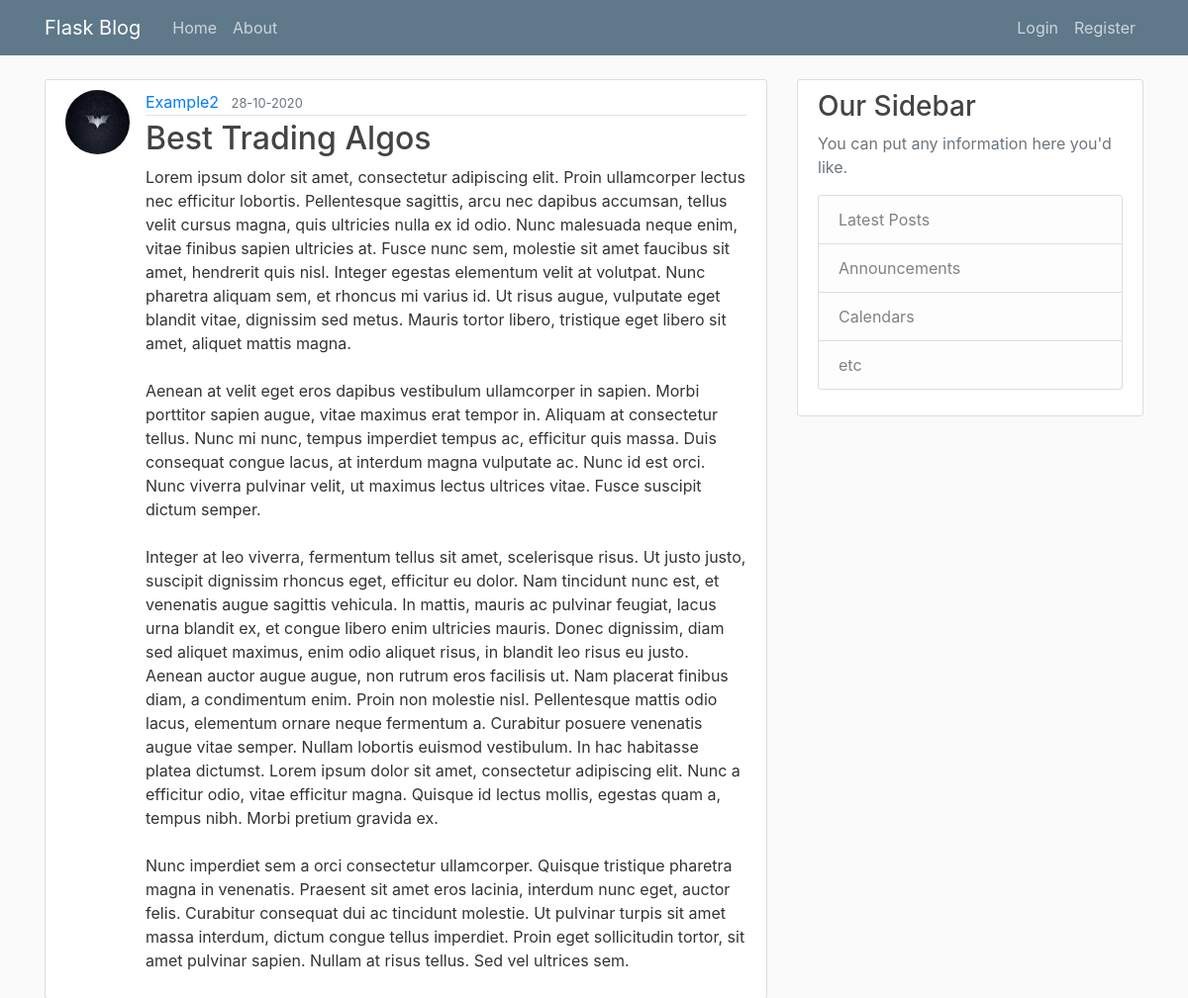
The page /post/12 on the database its author committed.
### flaskblog/models.py (models this page shows, shortened)
class User(db.Model,UserMixin):
	id=db.Column(db.Integer,primary_key=True)
	username=db.Column(db.String(20),unique=True,nullable=False)
	email=db.Column(db.String(120),unique=True,nullable=False)
	image_file=db.Column(db.String(20),nullable=False,default='default.jpg')
	password=db.Column(db.String(60),nullable=False)
	posts=db.relationship('Post',backref='author',lazy='dynamic')

class Post(db.Model):
	id=db.Column(db.Integer,primary_key=True)
	title=db.Column(db.String(100),nullable=False)
	date_posted=db.Column(db.DateTime,nullable=False,default=datetime.utcnow)
	content=db.Column(db.Text,nullable=False)
	user_id=db.Column(db.Integer,db.ForeignKey('user.id'),nullable=False)

### flaskblog/posts/routes.py (the view)
@posts.route('/post/<int:post_id>')
def post(post_id):
	post=Post.query.get_or_404(post_id)
	return render_template('post.html',title=post.title,post=post)

### flaskblog/templates/post.html (shortened to what this page needs)
{%extends 'layout.html'%}
{%block content%}
	<article class="media content-section">
		<img  class='rounded-circle article-img' src="{{url_for('static',filename='profile_pics/'+post.author.image_file)}}">
  <div class="media-body">
    <div class="article-metadata">
      <a class="mr-2" href="{{url_for('users.user_posts',username=post.author.username)}}">{{ post.author.username }}</a>
      <small class="text-muted">{{ post.date_posted.strftime('%d-%m-%Y') }}</small>
    </div>
    <h2 class='article-title'>{{ post.title }}</a></h2>
    <p class="article-content">{{ post.content }}</p>
  </div>
</article>
{%endblock content%}

### flaskblog/static/main.css (style rules this page uses)
body { background: #fafafa; color: #333333; margin-top: 5rem; }
h1, h2, h3, h4, h5, h6 { color: #444444; }
.content-section { background: #ffffff; padding: 10px 20px; border: 1px solid #dddddd; border-radius: 3px; margin-bottom: 20px; }
.article-title { color: #444444; }
.article-content { white-space: pre-line; }
.article-img { height: 65px; width: 65px; margin-right: 16px; }
.article-metadata { padding-bottom: 1px; margin-bottom: 4px; border-bottom: 1px solid #e3e3e3 }

### rows shown on the page
User: image_file (picture), author.username "Example2"
Post: date_posted "28-10-2020", title "Best Trading Algos", content "Lorem ipsum dolor sit amet, consectetur adipiscing elit. Proin ullamcorper lectus nec efficitur lobortis. Pellentesque sagittis, arcu nec dapibus accumsan, tellus velit cursus magna, quis ultricies nulla ex id odio. Nunc malesuada neque enim, vitae finibus sapien ultricies at. Fusce nunc sem, molestie sit amet faucibus sit amet, hendrerit quis nisl. Integer egestas elementum velit at volutpat. Nunc pharetra aliquam sem, et rhoncus mi varius id. Ut risus augue, vulputate eget blandit vitae, dignissim sed metus. Mauris tortor libero, tristique eget libero sit amet, aliquet mattis magna. Aenean at velit eget eros dapibus vestibulum ullamcorper in sapien. Morbi porttitor sapien augue, vitae…"
